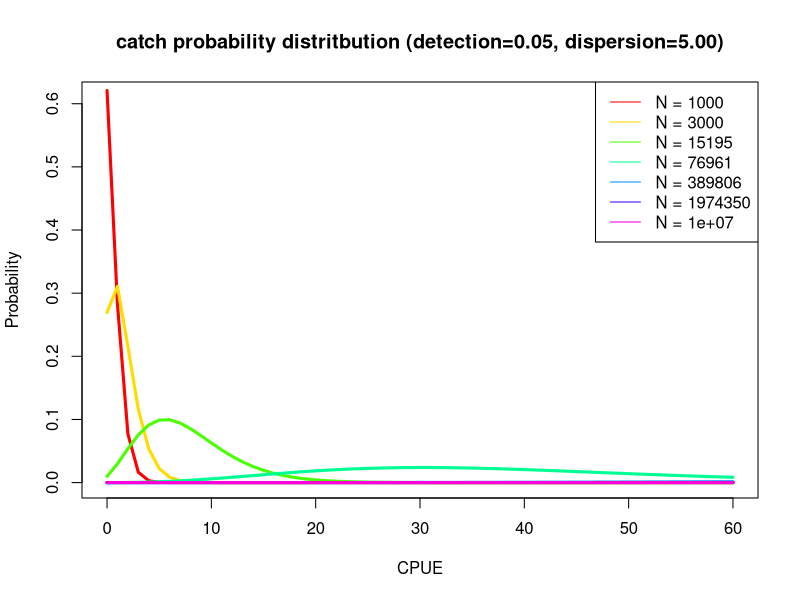

Generate this figure with R:
# modeled probability distribution of RGSM catch (CPUE) (negative binomial) with different parameters
Ns = c(1000, 3000, 15195, 76961, 389806, 1974350, 10000000)
p = 0.05
f = 0.01
r = 5
x = seq(0, 60, 1)

# Define colors for each plot
colors = rainbow(length(Ns))

# Plot setup
plot(NULL, xlim=c(0, 60), ylim=c(0, 0.61), xlab="CPUE",main=sprintf('catch probability distritbution (detection=%.2f, dispersion=%.2f)',p,r), ylab="Probability", type='n')

# Loop through each N in Ns and plot the distribution
for (i in 1:length(Ns)) {
    N = Ns[i]
    C = N * p * f
    y = dnbinom(x, size=r, mu=C, log = FALSE)
    lines(x, y, col=colors[i], type='l', lwd=3)  # Increase line width with lwd parameter
}

# Add legend
legend("topright", legend=paste("N =", Ns), col=colors, lty=1)

print(C)
sample = rnbinom(1, size=r, mu=C)
print(sample)
